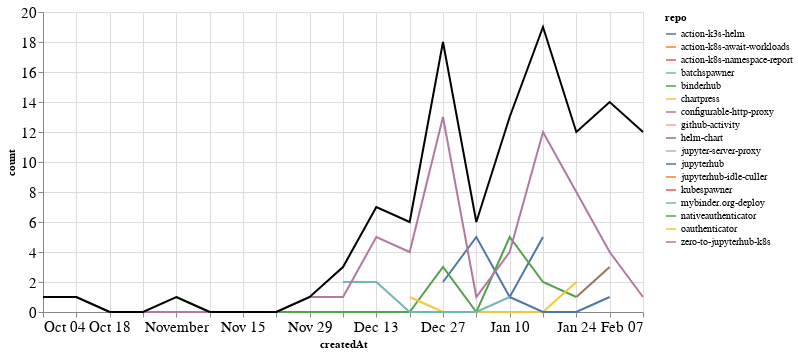

The notebook cell this image was saved under:
### Markdown cell above
### PRs

### Code cell
prs_time = prs.groupby('repo').resample('W', on='createdAt').count()['author'].reset_index()
prs_time = prs_time.rename(columns={'author': 'count'})
prs_time_total = prs_time.groupby('createdAt').agg({"count": "sum"}).reset_index()

ch1 = alt.Chart(prs_time, width=600).mark_line().encode(
    x='createdAt',
    y='count',
    color='repo',
    tooltip="repo"
)

ch2 = alt.Chart(prs_time_total, width=600).mark_line(color="black").encode(
    x='createdAt',
    y='count',
)

ch1 + ch2

### Figure 1 — Vega-Lite specification as saved in the notebook (floating-point values rounded to 4 significant figures)
{"config": {"axisLeft": {"labelFontSize": 15}, "axisBottom": {"labelFontSize": 15}}, "layer": [{"data": {"name": "data-577084d11f9fafed1d8f47383bdca274"}, "mark": "line", "encoding": {"color": {"type": "nominal", "field": "repo"}, "tooltip": {"type": "nominal", "field": "repo"}, "x": {"type": "temporal", "field": "createdAt"}, "y": {"type": "quantitative", "field": "count"}}, "width": 600}, {"data": {"name": "data-6fe1c9afd6eda611d9c90ecb11f05d79"}, "mark": {"type": "line", "color": "black"}, "encoding": {"x": {"type": "temporal", "field": "createdAt"}, "y": {"type": "quantitative", "field": "count"}}, "width": 600}], "$schema": "https://vega.github.io/schema/vega-lite/v4.8.1.json", "datasets": {"data-577084d11f9fafed1d8f47383bdca274": [{"repo": "action-k3s-helm", "createdAt": "2020-12-27T00:00:00", "count": 2}, {"repo": "action-k3s-helm", "createdAt": "2021-01-03T00:00:00", "count": 5}, {"repo": "action-k3s-helm", "createdAt": "2021-01-10T00:00:00", "count": 1}, {"repo": "action-k3s-helm", "createdAt": "2021-01-17T00:00:00", "count": 5}, {"repo": "action-k8s-await-workloads", "createdAt": "2021-02-07T00:00:00", "count": 3}, {"repo": "action-k8s-namespace-report", "createdAt": "2021-02-07T00:00:00", "count": 2}, {"repo": "batchspawner", "createdAt": "2021-01-31T00:00:00", "count": 1}, {"repo": "binderhub", "createdAt": "2020-11-01T00:00:00", "count": 1}, {"repo": "binderhub", "createdAt": "2020-11-08T00:00:00", "count": 0}, {"repo": "binderhub", "createdAt": "2020-11-15T00:00:00", "count": 0}, {"repo": "binderhub", "createdAt": "2020-11-22T00:00:00", "count": 0}, {"repo": "binderhub", "createdAt": "2020-11-29T00:00:00", "count": 0}, {"repo": "binderhub", "createdAt": "2020-12-06T00:00:00", "count": 0}, {"repo": "binderhub", "createdAt": "2020-12-13T00:00:00", "count": 0}, {"repo": "binderhub", "createdAt": "2020-12-20T00:00:00", "count": 0}, {"repo": "binderhub", "createdAt": "2020-12-27T00:00:00", "count": 3}, {"repo": "binderhub", "createdAt": "2021-01-03T00:00:00", "count": 0}, {"repo": "binderhub", "createdAt": "2021-01-10T00:00:00", "count": 5}, {"repo": "binderhub", "createdAt": "2021-01-17T00:00:00", "count": 2}, {"repo": "binderhub", "createdAt": "2021-01-24T00:00:00", "count": 1}, {"repo": "chartpress", "createdAt": "2020-12-20T00:00:00", "count": 1}, {"repo": "chartpress", "createdAt": "2020-12-27T00:00:00", "count": 0}, {"repo": "chartpress", "createdAt": "2021-01-03T00:00:00", "count": 0}, {"repo": "chartpress", "createdAt": "2021-01-10T00:00:00", "count": 0}, {"repo": "chartpress", "createdAt": "2021-01-17T00:00:00", "count": 0}, {"repo": "chartpress", "createdAt": "2021-01-24T00:00:00", "count": 2}, {"repo": "configurable-http-proxy", "createdAt": "2021-02-07T00:00:00", "count": 2}, {"repo": "github-activity", "createdAt": "2021-01-10T00:00:00", "count": 1}, {"repo": "helm-chart", "createdAt": "2021-01-24T00:00:00", "count": 1}, {"repo": "helm-chart", "createdAt": "2021-01-31T00:00:00", "count": 3}, {"repo": "jupyter-server-proxy", "createdAt": "2021-02-07T00:00:00", "count": 3}, {"repo": "jupyterhub", "createdAt": "2021-01-10T00:00:00", "count": 1}, {"repo": "jupyterhub", "createdAt": "2021-01-17T00:00:00", "count": 0}, {"repo": "jupyterhub", "createdAt": "2021-01-24T00:00:00", "count": 0}, {"repo": "jupyterhub", "createdAt": "2021-01-31T00:00:00", "count": 1}, {"repo": "jupyterhub-idle-culler", "createdAt": "2021-01-31T00:00:00", "count": 1}, {"repo": "kubespawner", "createdAt": "2020-12-20T00:00:00", "count": 1}, {"repo": "mybinder.org-deploy", "createdAt": "2020-12-06T00:00:00", "count": 2}, {"repo": "mybinder.org-deploy", "createdAt": "2020-12-13T00:00:00", "count": 2}, {"repo": "mybinder.org-deploy", "createdAt": "2020-12-20T00:00:00", "count": 0}, {"repo": "mybinder.org-deploy", "createdAt": "2020-12-27T00:00:00", "count": 0}, {"repo": "mybinder.org-deploy", "createdAt": "2021-01-03T00:00:00", "count": 0}, {"repo": "mybinder.org-deploy", "createdAt": "2021-01-10T00:00:00", "count": 1}, {"repo": "nativeauthenticator", "createdAt": "2021-01-31T00:00:00", "count": 4}, {"repo": "oauthenticator", "createdAt": "2021-02-07T00:00:00", "count": 1}, {"repo": "zero-to-jupyterhub-k8s", "createdAt": "2020-10-04T00:00:00", "count": 1}, {"repo": "zero-to-jupyterhub-k8s", "createdAt": "2020-10-11T00:00:00", "count": 1}, {"repo": "zero-to-jupyterhub-k8s", "createdAt": "2020-10-18T00:00:00", "count": 0}, {"repo": "zero-to-jupyterhub-k8s", "createdAt": "2020-10-25T00:00:00", "count": 0}, {"repo": "zero-to-jupyterhub-k8s", "createdAt": "2020-11-01T00:00:00", "count": 0}, {"repo": "zero-to-jupyterhub-k8s", "createdAt": "2020-11-08T00:00:00", "count": 0}, {"repo": "zero-to-jupyterhub-k8s", "createdAt": "2020-11-15T00:00:00", "count": 0}, {"repo": "zero-to-jupyterhub-k8s", "createdAt": "2020-11-22T00:00:00", "count": 0}, {"repo": "zero-to-jupyterhub-k8s", "createdAt": "2020-11-29T00:00:00", "count": 1}, {"repo": "zero-to-jupyterhub-k8s", "createdAt": "2020-12-06T00:00:00", "count": 1}, {"repo": "zero-to-jupyterhub-k8s", "createdAt": "2020-12-13T00:00:00", "count": 5}, {"repo": "zero-to-jupyterhub-k8s", "createdAt": "2020-12-20T00:00:00", "count": 4}, {"repo": "zero-to-jupyterhub-k8s", "createdAt": "2020-12-27T00:00:00", "count": 13}, {"repo": "zero-to-jupyterhub-k8s", "createdAt": "2021-01-03T00:00:00", "count": 1}, {"repo": "zero-to-jupyterhub-k8s", "createdAt": "2021-01-10T00:00:00", "count": 4}, {"repo": "zero-to-jupyterhub-k8s", "createdAt": "2021-01-17T00:00:00", "count": 12}, {"repo": "zero-to-jupyterhub-k8s", "createdAt": "2021-01-24T00:00:00", "count": 8}, {"repo": "zero-to-jupyterhub-k8s", "createdAt": "2021-01-31T00:00:00", "count": 4}, {"repo": "zero-to-jupyterhub-k8s", "createdAt": "2021-02-07T00:00:00", "count": 1}], "data-6fe1c9afd6eda611d9c90ecb11f05d79": [{"createdAt": "2020-10-04T00:00:00", "count": 1}, {"createdAt": "2020-10-11T00:00:00", "count": 1}, {"createdAt": "2020-10-18T00:00:00", "count": 0}, {"createdAt": "2020-10-25T00:00:00", "count": 0}, {"createdAt": "2020-11-01T00:00:00", "count": 1}, {"createdAt": "2020-11-08T00:00:00", "count": 0}, {"createdAt": "2020-11-15T00:00:00", "count": 0}, {"createdAt": "2020-11-22T00:00:00", "count": 0}, {"createdAt": "2020-11-29T00:00:00", "count": 1}, {"createdAt": "2020-12-06T00:00:00", "count": 3}, {"createdAt": "2020-12-13T00:00:00", "count": 7}, {"createdAt": "2020-12-20T00:00:00", "count": 6}, {"createdAt": "2020-12-27T00:00:00", "count": 18}, {"createdAt": "2021-01-03T00:00:00", "count": 6}, {"createdAt": "2021-01-10T00:00:00", "count": 13}, {"createdAt": "2021-01-17T00:00:00", "count": 19}, {"createdAt": "2021-01-24T00:00:00", "count": 12}, {"createdAt": "2021-01-31T00:00:00", "count": 14}, {"createdAt": "2021-02-07T00:00:00", "count": 12}]}}
